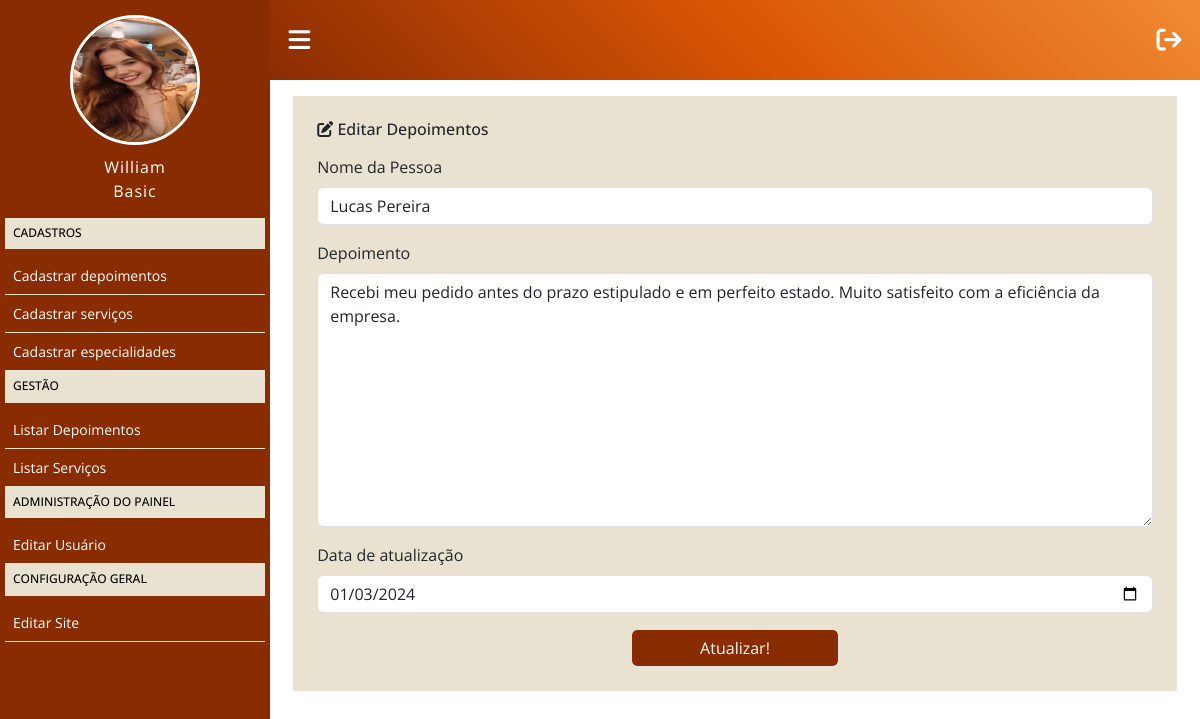
Before: /painel/editar-depoimento?id=21 (signed in) with the older database file.
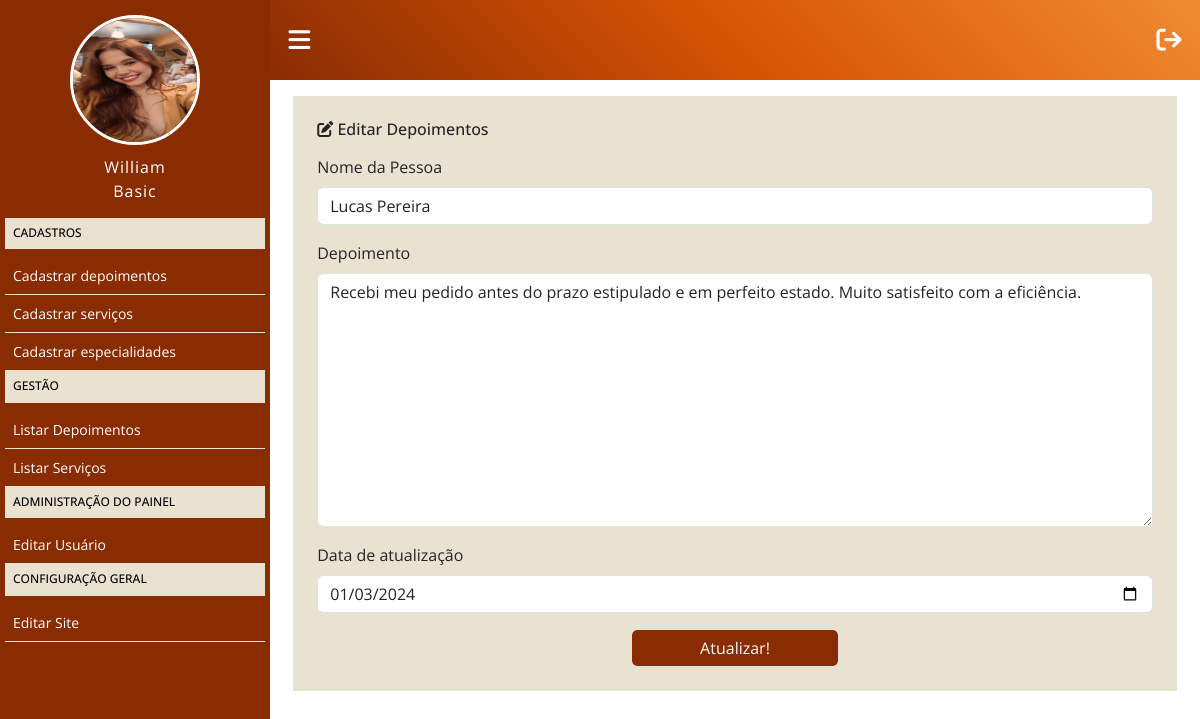
After: the same page with the newer database file.
### classes/MySql.php (called while the page is built)
<?php
class MySql
{
    private static $pdo;
    public static function conectar()
    {
        if (self::$pdo == null) {
            try {
                self::$pdo = new PDO('mysql:host=' . HOST . ';dbname=' . DATABASE, USER, PASSWORD, array(PDO::MYSQL_ATTR_INIT_COMMAND => "SET NAMES utf8"));
                self::$pdo->setAttribute(PDO::ATTR_ERRMODE, PDO::ERRMODE_EXCEPTION);
            } catch (Exception $e) {
                echo '<h2 style="color:red;margin-top:20px;font-style: italic;text-transform:lowercase;">erro ao conectar</h2>';
            }
        }
        return self::$pdo;
    }
}

### painel/pages/editar-depoimento.php (the view, shortened to what this page needs)
<?php
if (isset($_GET['id'])) {
    $id = (int)$_GET['id'];
    $testimonial = Painel::select('tb_site.testimonial','id=?',array($id));
}else{
    Painel::alertUpdate('erro', 'Você precisa passar o parametro ID');
    die();
}
?>
<form method="post" enctype="multipart/form-data">
    <div class="metricas container text-left bg-main-begePastel p-4 p-4 mb-3 mt-3">
        <h6 class="mb-3"><i class="fa fa-pen-to-square"></i> Editar Depoimentos</h6>
        <div class="mb-3">
            <label for="name" class="form-label">Nome da Pessoa</label>
            <input type="text" id="name" name="name" class="form-control" value="<?php echo $testimonial['name']?>">
        </div>
        <div class="mb-3">
            <label for="testimonial" class="form-label">Depoimento</label>
            <textarea id="testimonial" name="testimonial" class="form-control" cols="30" rows="10" ><?php echo $testimonial['testimonial']?></textarea>
        </div>
        <div class="mb-3">
            <label for="name" class="form-label">Data de atualização</label>
            <input type="date" id="date" name="date" class="form-control" value="<?php echo $testimonial['date']?>">
        </div>
        <div class="mt-3 flex justify-content-center">
            <input class="form-control w-25 bg-primary-color text-light text-center" name="acao" type="submit" value="Atualizar!">
        </div>
    </div>
</form>

Changed rows visible on the page:
changed tb_site.testimonial "Lucas Pereira": testimonial "Recebi meu pedido antes do prazo estipulado e em perfeito estado. Muito satisfeito com a eficiência da empresa." → "Recebi meu pedido antes do prazo estipulado e em perfeito estado. Muito satisfeito com a eficiência."
